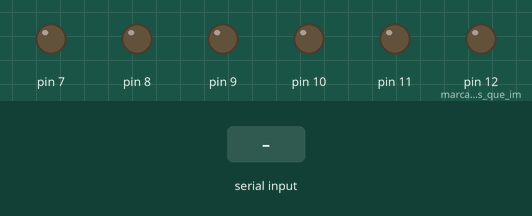
The sketch below on a simulated Arduino Uno, built with avr-gcc and run on an emulated ATmega328P. On the bench: output pins drawn as LEDs (lit = HIGH). Dashed ring = blinking. The inputs (shaded band) are chosen by the test bench.

Above: at 1.2 s.
1.3 s: "branco" received over Serial
At 2.7 s:
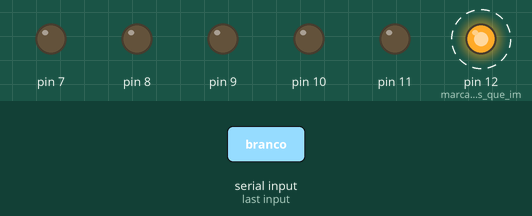
4.3 s: "verde" received over Serial
At 5.7 s:
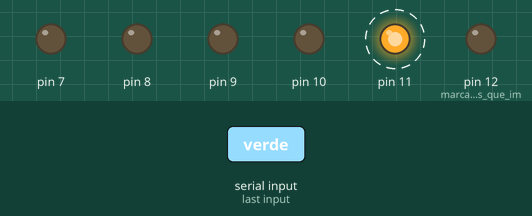
7.3 s: "amarelo" received over Serial
At 8.7 s:
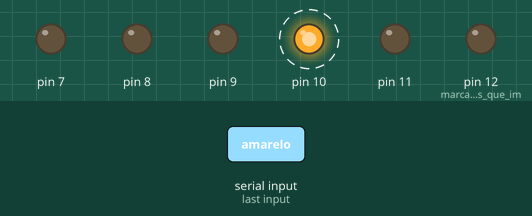
10.3 s: "laranxa" received over Serial
At 11.7 s:
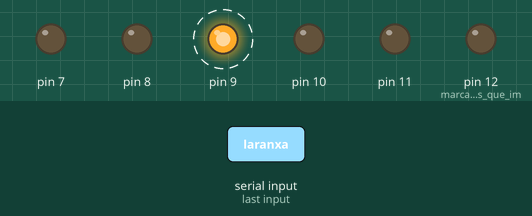
13.3 s: "azul" received over Serial
At 14.7 s:
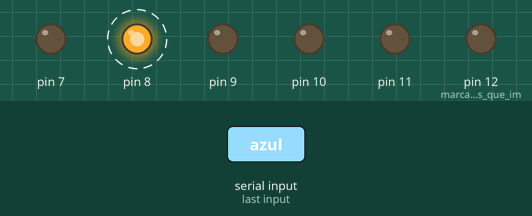
16.3 s: "vermello" received over Serial
At 17.7 s:
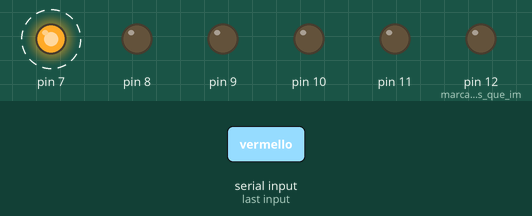
Timing chart, 0 to 20.3 s (numbered marks = the images above; inputs shaded):
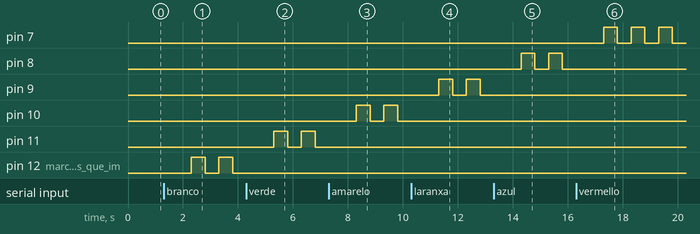

Measured:
- after the input at 1.3 s, pin 12 (marcamos_as_saídas_que_im): alternates HIGH for 0.50 s and LOW for 0.50 s, starting after 1.0 s
- after the input at 4.3 s, pin 11: alternates HIGH for 0.50 s and LOW for 0.50 s, starting after 1.0 s; pin 12 (marcamos_as_saídas_que_im): stops changing and stays LOW
- after the input at 7.3 s, pin 10: alternates HIGH for 0.50 s and LOW for 0.50 s, starting after 1.0 s; pin 11: stops changing and stays LOW
- after the input at 10.3 s, pin 9: alternates HIGH for 0.50 s and LOW for 0.50 s, starting after 1.0 s; pin 10: stops changing and stays LOW
- after the input at 13.3 s, pin 8: alternates HIGH for 0.50 s and LOW for 0.50 s, starting after 1.0 s; pin 9: stops changing and stays LOW
- after the input at 16.3 s, pin 7: alternates HIGH for 0.50 s and LOW for 0.50 s, starting after 1.0 s; pin 8: stops changing and stays LOW

The sketch:

practica_02_s_dixitais.ino
```cpp
// C++ code
//Roi Sieira Piñeiro

String cor = ""; //creamos a nosa string e non lle engadimos ningun valor
                 //se quixéramos encender un dos LED sen escribir no monitor teríamos que escribrir entre os "" esa cor
void setup() {
  pinMode(12, OUTPUT); // marcamos as saídas que imos empregar
  pinMode(11, OUTPUT);
  pinMode(10, OUTPUT);
  pinMode(9, OUTPUT);
  pinMode(8, OUTPUT);
  pinMode(7, OUTPUT);
  Serial.begin(9600); // utilizamos esta librería

}

void loop() {
  if (Serial.available() > 0) { //para que non esté comprovando contínuamnete cando non hai nada escrito
    cor = Serial.readString(); //fai que o que escribes no monitor sexa igual á string cor
    cor.trim(); //quita os espacios do que escribas por si acaso

  }

  if (cor == "branco") { //se a string cor coincide co que escribas, neste caso "branco" o bucle realiza esta acción
    digitalWrite(12, HIGH); //led encende
    delay(500); //espera medio segundo
    digitalWrite(12, LOW); //led apaga
    delay(500); //espera medio segundo
  }
  else if (cor == "verde") { // a partir de aquí engadimos opcións co else if
    digitalWrite(11, HIGH);
    delay(500);
    digitalWrite(11, LOW);
    delay(500);
  }
  else if (cor == "amarelo") {
    digitalWrite(10, HIGH);
    delay(500);
    digitalWrite(10, LOW);
    delay(500);
  }
  else if (cor == "laranxa") {
    digitalWrite(9, HIGH);
    delay(500);
    digitalWrite(9, LOW);
    delay(500);
  }
  else if (cor == "azul") {
    digitalWrite(8, HIGH);
    delay(500);
    digitalWrite(8, LOW);
    delay(500);
  }
  else if (cor == "vermello") {
    digitalWrite(7, HIGH);
    delay(500);
    digitalWrite(7, LOW);
    delay(500);
  }


}
```
